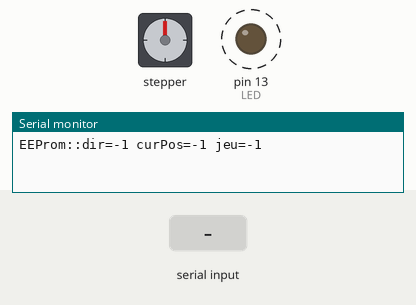
This sketch was run on a simulated Arduino Uno, built with avr-gcc and run on an emulated ATmega328P. Parts: stepper motor, output pins drawn as LEDs (lit = HIGH), the last lines printed to the serial monitor. Dashed ring = blinking. The test bench sets the inputs (shaded band). EEPROM starts erased; stepper angles assume 4096 steps per turn.

Above: at 1.3 s.
1.4 s: "1" received over Serial
At 1.67 s:
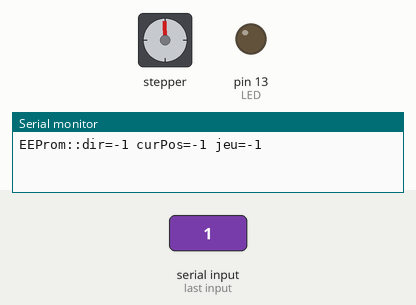
4.4 s: byte 57 ('9') received over Serial
At 4.88 s:
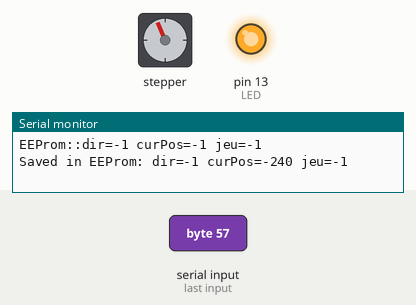
7.4 s: "6" received over Serial
10.4 s: byte 57 ('9') received over Serial
At 13.37 s:
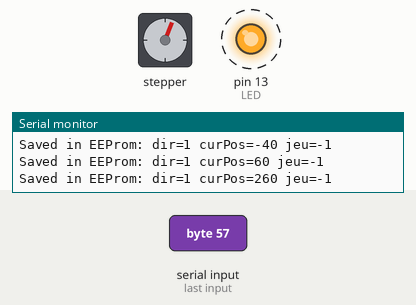
Timing chart, 0 to 17.4 s (numbered marks = the images above; inputs shaded):
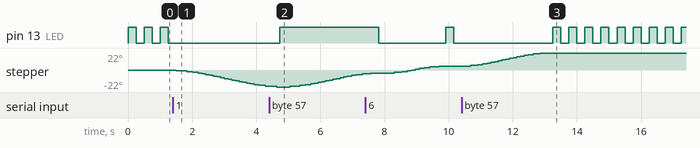

The sketch:

MoteurCV.ino
```cpp
// (licence header left out)
#include <AccelStepper.h>
#include <EEPROM.h>

// Définitions des broches du moteur:
#define motorPin1  8      // IN1 on the ULN2003 driver
#define motorPin2  9      // IN2 on the ULN2003 driver
#define motorPin3  10     // IN3 on the ULN2003 driver
#define motorPin4  11     // IN4 on the ULN2003 driver

// Définit le type d'interface AccelStepper; Moteur 4 fils en mode demi-pas:
#define MotorInterfaceType 8

// Initialisation avec la séquence de broches IN1-IN3-IN2-IN4 pour utiliser la bibliothèque AccelStepper avec le moteur pas à pas 28BYJ-48:
AccelStepper stepper = AccelStepper(MotorInterfaceType, motorPin1, motorPin3, motorPin2, motorPin4);

#define LED 13
// Measures CV position for 17m band
#define B17M -240
// Measures CV position for 12m band
#define B12M -40

// Stored in EEprom
int curPos;  // Current position
int dir;     // last direction used
#define JEU 90
int jeu;     // backlash
int nDir;    // not saved in EEProm

void eepromSave()
{
  EEPROM.put(0, curPos);
  EEPROM.put(2, dir);
  EEPROM.put(4, jeu);
  Serial.print("Saved in EEProm: dir=");
  Serial.print(dir);
  Serial.print(" curPos=");
  Serial.print(curPos);
  Serial.print(" jeu=");
  Serial.println(jeu);
}

void eepromRestore()
{
  EEPROM.get(0, curPos);
  EEPROM.get(2, dir);
  EEPROM.get(4, jeu);
  nDir = dir;
  Serial.print("EEProm::dir=");
  Serial.print(dir);
  Serial.print(" curPos=");
  Serial.print(curPos);
  Serial.print(" jeu=");
  Serial.println(jeu);
}

void setup()
{
  Serial.begin(9600);
  pinMode(LED, OUTPUT); // Used to see if Arduino was not booted by HF

  // Change these to suit your stepper if you want
  stepper.setMaxSpeed(100);
  stepper.setAcceleration(100);

  // Valeur a prendre dans l'EEPROM
  eepromRestore(); // curPos, dir et jeu
  stepper.setCurrentPosition(curPos);
}

// // If at the end of travel go to the other end
// if (stepper.distanceToGo() == 0)
//   stepper.moveTo(-stepper.currentPosition());

void CVMove(int n)
{
  // Gestion du jeu
  if (dir == 0)
  {
    if (n > 0)
      dir = 1;
    else
      dir = -1;
    nDir = dir;
  }
  else
  {
    // dir was defined
    if (n > 0)
      nDir = 1;
    else
      nDir = -1;
    if (nDir != dir)
    {
      // Rattrapage du jeu
      if (nDir == 1)
        n += jeu;
      else
        n -= jeu;
    }
  }

  // Déplacement du CV
  curPos += n;
  stepper.runToNewPosition(curPos);

  // On ne compte pas le jeu dans curPos
  if (nDir != dir)
  {
    // Rattrapage du jeu
    if (nDir == 1)
      curPos -= jeu;
    else
      curPos += jeu;
  }
  dir = nDir;
  eepromSave();
}

char cmd;
int cpt=0;
bool state = false;
void loop()
{
  // LED management (show that Arduino is still alive)
  state = !state;
  digitalWrite(LED, state);
  delay(250);

  // Commands management
  cmd = ' ';
  if (Serial.available() > 0) {
    // read incoming serial data:
    cmd = Serial.read();
    switch(cmd)
    {
      case '.': // Show curPos, jeu and dir
        Serial.print("curPos=");
        Serial.print(curPos);
        Serial.print(" Dir=");
        Serial.print(dir);
        Serial.print(" Jeu=");
        Serial.println(jeu);
        break;

      case '0': // ReInit eeprom (Bande 17M avec ROS = 1:1)
        curPos = B17M;
        stepper.setCurrentPosition(curPos);
        eepromSave();
        break;

      // CV jump
      case '1':
        // Bande 17m
        CVMove(B17M - curPos);
        break;

      case '3':
        // Bande 12m
        CVMove(B12M - curPos);
        break;

      // backlash management
      case 'j':
      case 'J':
        if (jeu == JEU)
          jeu = 0;
        else
          jeu = JEU;
        Serial.print(" Jeu set to: ");
        Serial.println(jeu);
        break;

      // CV movements
      case '+':
        CVMove(5);
        break;
      case '-':
        CVMove(-5);
        break;

      case '6':
        CVMove(100);
        break;
      case '4':
        CVMove(-100);
        break;

      case '9':
        CVMove(200);
        break;
      case '7':
        CVMove(-200);
        break;
    }
  }
}
```

Measured:
- after the input at 1.4 s, pin 13 (LED): stops changing and stays LOW; stepper: keeps turning counter-clockwise at about 8°/s, starting after 0.10 s
- after the input at 4.4 s, pin 13 (LED): goes on until 4.7 s, then stays HIGH
- after the input at 10.4 s, stepper: turns 17° clockwise in 2.2 s, starting after 0.29 s
- by itself, pin 13 (LED): alternates HIGH for 0.25 s and LOW for 0.25 s
